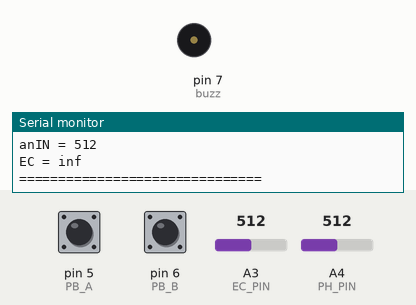
This sketch was run on a simulated Arduino Uno, built with avr-gcc and run on an emulated ATmega328P. Shown: buzzer (waves = sounding, pin HIGH), the last lines printed to the serial monitor. Inputs (shaded band) come from the test bench; at power-on: pin 5 (PB_A) HIGH, pin 6 (PB_B) HIGH, A3 (EC_PIN) = 512, A4 (PH_PIN) = 512. EEPROM starts erased.

Above: at 1.2 s.
1.3 s: pin 5 (PB_A) pulled LOW for 3.2 s
At 4.0 s:
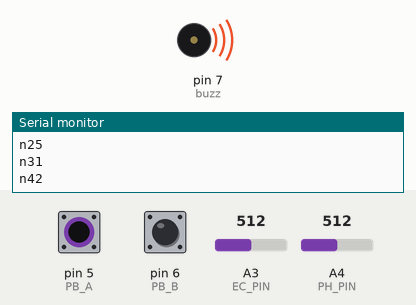
6.0 s: pin 6 (PB_B) pulled LOW for 3.2 s
At 9.6 s:
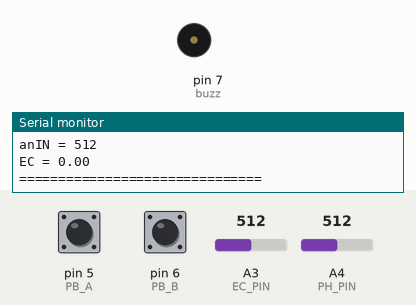
10.7 s: pin 6 (PB_B) pulled LOW for 1 s
At 14.2 s:
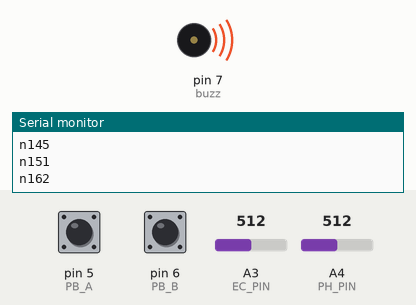
14.8 s: pin 5 (PB_A) pulled LOW for 1 s
At 19.3 s:
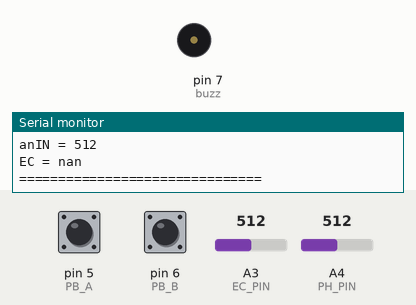
Timing chart, 0 to 19.9 s (numbered marks = the images above; inputs shaded):
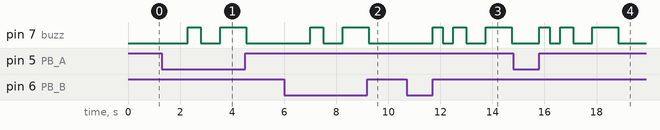

The sketch:

Calibrasi_Sensor.ino
```cpp
#include <EEPROM.h>

#define EC_PIN A3 // tetep 0
#define PH_PIN A4
#define PB_A 5
#define PB_B 6
#define buzz 7
String ModeEC = "EC2";
String ModePH = "PH2";
int ecA, ecB, phA, phB;
bool becA = false;
bool becB = false;
bool bphA = false;
bool bphB = false;
unsigned long prevCalEC, prevPBA, Start_PBA1, Start_PBA2, Start_PBB1, Start_PBB2, prevR;
bool b1st;
void setup() {
  Serial.begin(115200);
  pinMode(PB_A, INPUT_PULLUP);
  pinMode(PB_B, INPUT_PULLUP);
  pinMode(buzz, OUTPUT);
  ecA = readEEPROM(1);
  ecB = readEEPROM(5);
  phA = readEEPROM(9);
  phB = readEEPROM(13);
  Serial.print("ec A = ");
  Serial.println(ecA);
  Serial.print("ec B = ");
  Serial.println(ecB);
  Serial.print("ph A = ");
  Serial.println(phA);
  Serial.print("ph B = ");
  Serial.println(phB);
}

void loop()
{
  if (millis() - prevR > 500)
  {
    int in = analogRead(EC_PIN);
    float nilai = readec(ecA, ecB, in);
    int a = analogRead(PH_PIN);
    float phVal = readph(phA, phB, a);
    Serial.print("anPH = ");
    Serial.println(a);
    Serial.print("PH = ");
    Serial.println(phVal);
    Serial.print("anIN = ");
    Serial.println(in);
    Serial.print("EC = ");
    Serial.println(nilai);
    Serial.println("===============================");
    prevR = millis();
  }
  ReadPB(ModeEC);
  ReadPB(ModePH);
  MenuCal(ModeEC);
  MenuCal(ModePH);


}
```

Calibration.ino
```cpp
void cal(int &bts, bool &a, int pin)
{
  if ( millis() - prevCalEC > 20)
  {
    int adcIN =  getADC(pin, a);
    bts = adcIN;
    prevCalEC = millis();
  }
}

int getADC(int pin, bool &a)
{
  static int s1, s2, s3, count;
  s3 = s2;
  s2 = s1;
  s1 = analogRead(pin);
  int s12 = abs(s2 - s1);
  int s23 = abs(s3 - s2);
  int s13 = abs(s3 - s1);
  if ( s12 <= 5 && s23 <= 5 && s13 <= 5 )
  {
    count++;
  }
  if ( count == 10)
  {
    a = true;
    Serial.println("DONE");
    Serial.print("AVE= ");
    int ave = (s1 + s2 + s3 ) / 3;
    Serial.println(ave);
    count = 0;
    s1 = 0;
    s2 = 0;
    s3 = 0;
    return ave;
  }
  return 0;
}


void MenuCal(String &Mode)
{

  if ( Mode == "calEC A")
  {
    cal(ecA, becA, EC_PIN);
    if (becA)
    {
      digitalWrite(buzz, 0);
      CekDataandSave(ecA, 1);
      Mode = "EC1";
      buzzDone();
      Serial.println("DONE A ");
      Serial.print("bts A = ");
      Serial.println(ecA);
      Serial.println(Mode);
    }
  }
  else if ( Mode == "calEC B")
  {
    cal(ecB, becB, EC_PIN);
    if (becB)
    {
      digitalWrite(buzz, 0);
      CekDataandSave(ecB, 5);
      Mode = "EC2";
      buzzDone();
      Serial.println("DONE B");
      Serial.print("bts B = ");
      Serial.println(ecB);
      Serial.println(Mode);
    }
  }
  else if ( Mode == "calPH A")
  {
    cal(phA, bphA, PH_PIN);
    if (bphA)
    {
      digitalWrite(buzz, 0);
      CekDataandSave(phA, 9);
      Mode = "PH1";
      buzzDone();
      Serial.println("DONE A");
      Serial.print("bts pH A = ");
      Serial.println(phA);
      Serial.println(Mode);
    }
  }
  else if ( Mode == "calPH B")
  {
    cal(phB, bphB, PH_PIN);
    if (bphB)
    {
      digitalWrite(buzz, 0);
      CekDataandSave(phB, 13);
      Mode = "PH2";
      buzzDone();
      Serial.println("DONE B");
      Serial.print("bts B = ");
      Serial.println(phB);
      Serial.println(Mode);
    }
  }
}
```

SaveToEEPROM.ino
```cpp
void CekDataandSave(int val, int address)
{
  int n[5];
  int s1, s2, s3, s4;
  n[1] = val / 1000;
  s1 = val % 1000;
  n[2] = s1 / 100;
  s2 = s1 % 100;
  n[3] = s2 / 10;
  s4 = s2 % 10;
  n[4] = s4 / 1;
  int x = 1;
  for (int i = address; i <= address + 3; i++)
  {
    EEPROM.write(i, n[x]);
    Serial.print("n" + String(i));
    Serial.println(n[x]);
    x++;
  }
}
int readEEPROM(int address)
{
  String text;
  int nilai;
  for (int i = address; i <= address + 3; i++)
  {
    int te = EEPROM.read(i);
//    Serial.println(te);
    text += te;
  }
  nilai = text.toInt();
  return nilai;
}
```

buzzer.ino
```cpp
void buzzB()
{
  digitalWrite(buzz, 1);
  delay(400);
  digitalWrite(buzz, 0);
  delay(400);
  digitalWrite(buzz, 1);
  delay(500);
  digitalWrite(buzz, 0);
  delay(500);
}
void buzzA()
{
  digitalWrite(buzz, 1);
  delay(500);
  digitalWrite(buzz, 0);
  delay(500);
}
void buzzDone()
{
  digitalWrite(buzz, 1);
  delay(1000);
  digitalWrite(buzz, 0);
}
```

readPB.ino
```cpp
int rPB(int pin)
{
  int in = digitalRead(pin);
  return in;
}
void ReadPB(String &Mode)
{
  int PBA, PBB;
  PBA = rPB(PB_A);
  PBB = rPB(PB_B);

  if ( PBA &&  Mode == "EC2")
  {
    Start_PBA1 = millis();
  }
  else if ( PBA && Mode == "EC1")
  {
    Start_PBA2 = millis();
  }
  else if (!PBA  && Mode == "EC2")
  {
    if ( millis() - Start_PBA1 > 1000)
    {
      Serial.println("calEC A");
      Mode = "calEC A";
      becA = false;
      Start_PBA1 = millis();
      buzzA();
    }
  }
  else if (!PBA  && Mode == "EC1")
  {
    if ( millis() - Start_PBA2 > 1000)
    {
      Serial.println("calEC B");
      Mode = "calEC B";
      becB = false;
      Start_PBA2 = millis();
      buzzB();
    }
  }

  if ( PBB &&  Mode == "PH2")
  {
    Start_PBB1 = millis();
  }
  else if ( PBB && Mode == "PH1")
  {
    Start_PBB2 = millis();
  }
  else if (!PBB  && Mode == "PH2")
  {
    if ( millis() - Start_PBB1 > 1000)
    {
      Serial.println("calPH A");
      Mode = "calPH A";
      bphA = false;
      Start_PBB1 = millis();
      buzzA();
    }
  }
  else if (!PBB  && Mode == "PH1")
  {
    if ( millis() - Start_PBB2 > 1000)
    {
      Serial.println("calPHlEC B");
      Mode = "calPH B";
      bphB = false;
      Start_PBB2 = millis();
      buzzB();
    }
  }
}
```

readSens.ino
```cpp
float readec(int btsA, int btsB, int anIN)
{
  float out = ((anIN * 12.8) - (btsA * 12.8)) / (btsB - btsA);
  return out;
}
float readph(int btsA, int btsB, int anIN)
{
  float out = (((anIN * 5.17) - (btsA * 5.17)) / (btsB - btsA)) + 4.01;
  return out;
}
```

Measured:
- after the input at 1.3 s, pin 7 (buzz): LOW → HIGH after 1.0 s, → LOW 0.50 s later, → HIGH 0.74 s later, → LOW 1.0 s later
- after the input at 6.0 s, pin 7 (buzz): LOW → HIGH after 1.0 s, → LOW 0.50 s later, → HIGH 0.74 s later, → LOW 1.0 s later
- after the input at 10.7 s, pin 7 (buzz): goes HIGH 0.40 s, LOW 0.40 s, HIGH 0.50 s, LOW 0.74 s, HIGH 1.0 s, then LOW, starting after 1.0 s
- after the input at 14.8 s, pin 7 (buzz): goes HIGH 0.40 s, LOW 0.40 s, HIGH 0.50 s, LOW 0.74 s, HIGH 1.0 s, then LOW, starting after 1.0 s
